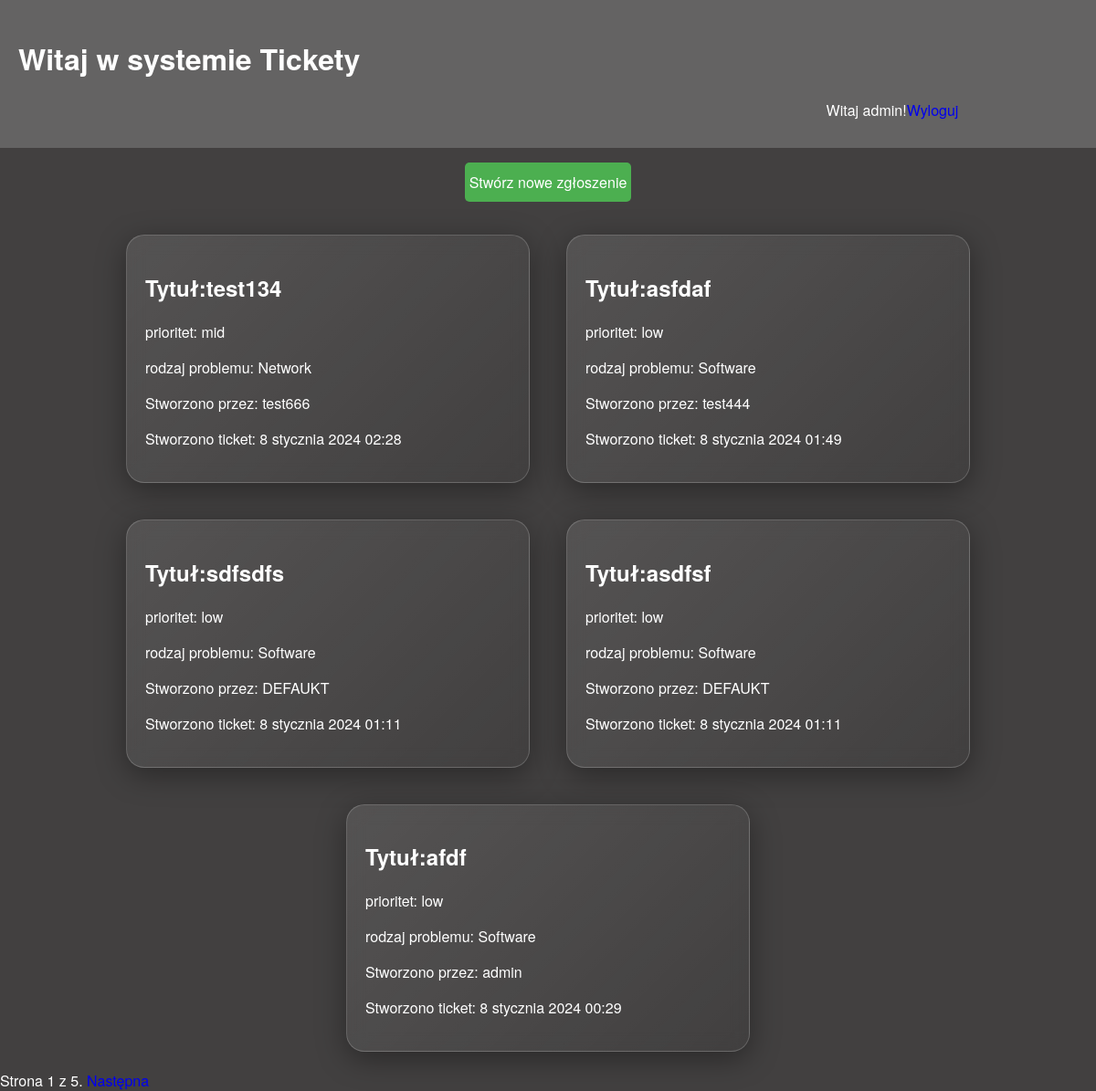
/ticket_list/ (signed in), run on the app's committed database.
### helpdeskapp/models.py (models this page shows, shortened)
class Ticket(models.Model):
    statuslist = (
        ('Pending', 'Pending'),
        ('In Progress', 'In Progress'),
        ('Completed', 'Completed'),
    )
    prioritylist = (
        ('low', 'low'),
        ('mid', 'mid'),
        ('high', 'high'),
    )
    request_typelist = (
        ('Software', 'Software'),
        ('Hardware', 'Hardware'),
        ('Network', 'Network'),
        ('Other', 'Other')
    )
    title = models.CharField(max_length=100)
    description = models.TextField()
    status = models.CharField(max_length=100, choices=statuslist, default='Pending')
    priority = models.CharField(max_length=100, choices=prioritylist, default='low')
    request_type = models.CharField(max_length=100, choices=request_typelist, default='Software')
    created_at = models.DateTimeField(auto_now_add=True)
    assigned_to = models.ForeignKey(User, on_delete=models.CASCADE, related_name='ticket_assigned_to', null=True, blank=True, default=None)
    updated_at = models.DateTimeField(auto_now=True)
    created_by = models.ForeignKey(User, on_delete=models.CASCADE, related_name='ticket_created_by')
    closed_at = models.DateTimeField(null=True, blank=True, default=None)
    objects = models.Manager() # default manager
    slug = models.SlugField(unique=True, default='default-slug')
    class Meta:
        ordering = ['-created_at']
    def get_absolute_url(self):
        return reverse('helpdeskapp:ticket_detail', args=[self.slug])

### helpdeskapp/views.py (the view)
# urls.py: path('ticket_list/', views.ticket_list, name='ticket_list'),
@login_required
def ticket_list(request):
    if request.user.groups.filter(name='Defaultuser').exists():
        tickets = Ticket.objects.filter(created_by=request.user)
        if not tickets:
            messages.warning(request, 'Brak zgłoszeń.')
    else:
        tickets = Ticket.objects.filter(Q(assigned_to=request.user) | Q(assigned_to=None))
        if not tickets:
            messages.warning(request, 'Brak zgłoszeń.')
    paginator = Paginator(tickets, 5)
    page = request.GET.get('page')
    try:
        tickets = paginator.page(page)
    except PageNotAnInteger:
        tickets = paginator.page(1)
    except EmptyPage:
        tickets = paginator.page(paginator.num_pages)
    return render(request, 'helpdeskapp/tickets/ticket_list.html', {'page': page ,'tickets': tickets})

### helpdeskapp/templates/helpdeskapp/tickets/ticket_list.html (shortened to what this page needs)
{% extends "helpdeskapp/base.html" %}
{% block content %}
{%load static%}
<head>
    <link href="{% static 'helpdeskapp/main.css' %}" rel="stylesheet">
</head>
<p class="add">
    <a href="{% url 'helpdeskapp:ticket_add' %}">Stwórz nowe zgłoszenie</a>
</p>
<div class="tickets">
    <div class="container">
        {% for ticket in tickets%}
        <a href="{{ticket.get_absolute_url}}">
        <div class="card">
            <h2>Tytuł:{{ticket.title}}</h2>
            <p>prioritet: {{ticket.priority}}</p>
            <p>rodzaj problemu: {{ticket.request_type}}</p>
            <p>Stworzono przez: {{ticket.created_by}}</p>
            <p>Stworzono ticket: {{ticket.created_at}}</p>
        </div>
        </a>
        {%endfor%}
    </div>
    {%include "helpdeskapp/pagination.html" with page=tickets %}
</div>
{% endblock %}

### helpdeskapp/templates/helpdeskapp/base.html (shortened to what this page needs)
{% load static %}
<!DOCTYPE html>
<html lang="pl">
<head>
    <link href="{% static 'helpdeskapp/main.css' %}" rel="stylesheet">
</head>
<body>
    <header>
        <div class="left">
            <h1>Witaj w systemie Tickety</h1>
        </div>
        <div class="right">
            <span class = "user">
                {%if request.user.is_authenticated%}
                    Witaj {{request.user.username}}!
                    <a href="{% url 'helpdeskapp:logout' %}">Wyloguj</a>
                {%else%}
                    <a href="{% url 'helpdeskapp:login' %}">Zaloguj</a>
                {%endif%}
            </span>
        </div>
    </header>
    {%if request.user.is_authenticated%}
    <div class="container">
        <div class="content">
            {% block content %}
            {% endblock %}
        </div>
    </div>
    {%endif%}
</body>

### helpdeskapp/static/helpdeskapp/main.css (style rules this page uses)
body { font-family: 'Helvetica Neue', sans-serif; align-items: center; justify-content: center; background-color: #424040; color: #fff; margin: 0; padding: 0; box-sizing: border-box; }
header { justify-content: center; align-items: center; padding: 20px; background-color: rgba(255, 255, 255, 0.18); box-sizing: border-box; }
.card { padding: 20px; width: 400px; background: linear-gradient(135deg, rgba(255, 255, 255, 0.1), rgba(255, 255, 255, 0)); backdrop-filter: blur(10px); -webkit-backdrop-filter: blur(10px); border-radius: 20px; border: 1px solid rgba(255, 255, 255, 0.18); box-shadow: 0 8px 32px 0 rgba(0, 0, 0, 0.37); margin: 20px; margin-top:20%; color: #fff; transition: background-color 0.3s ease; }
.container { display: flex; flex-wrap: wrap; justify-content: center; align-items: center; margin: 0; padding: 0; }
.user { display: flex; flex-wrap: wrap; justify-content: center; align-items: center; margin: 0; padding: 0; margin-top: 10px; margin-bottom: 10px; }
.card { padding: 20px; width: 400px; background: linear-gradient(135deg, rgba(255, 255, 255, 0.1), rgba(255, 255, 255, 0)); backdrop-filter: blur(10px); -webkit-backdrop-filter: blur(10px); border-radius: 20px; border: 1px solid rgba(255, 255, 255, 0.18); box-shadow: 0 8px 32px 0 rgba(0, 0, 0, 0.37); margin: 20px; color: #fff; }
a { text-decoration: none; }
.right { margin-left: 65%; }
p.add { text-align: center; }
p.add a { display: inline-block; padding: 10px 5px; text-decoration: none; color: #fff; background-color: #4CAF50; border-radius: 5px; transition: background-color 0.3s ease, transform 0.3s ease; font-size: 1em; }

### data on the page
Ticket: title "test134", priority "mid", request_type "Network", created_by "test666", created_at "8 stycznia 2024 02:28"
Ticket: title "asfdaf", priority "low", request_type "Software", created_by "test444", created_at "8 stycznia 2024 01:49"
Ticket: title "sdfsdfs", priority "low", request_type "Software", created_by "DEFAUKT", created_at "8 stycznia 2024 01:11"
Ticket: title "asdfsf", priority "low", request_type "Software", created_by "DEFAUKT", created_at "8 stycznia 2024 01:11"
Ticket: title "afdf", priority "low", request_type "Software", created_by "admin", created_at "8 stycznia 2024 00:29"

### other printed values
{{ request.user.username }} "admin"
{{ page.number }} "1"
{{ page.paginator.num_pages }} "5"
